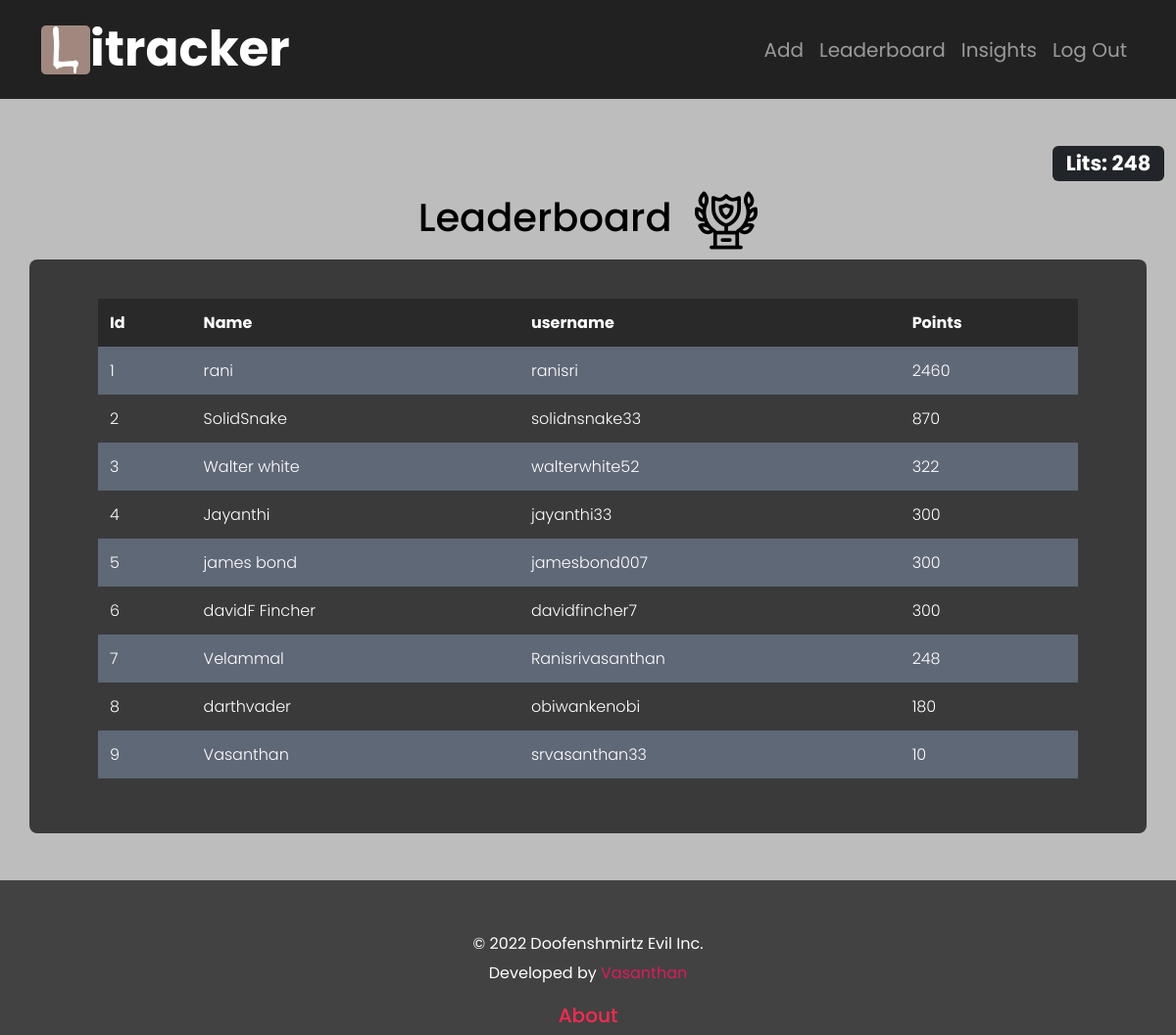
/leaderboard (signed in), run on the app's committed database.
### tables this page shows
CREATE TABLE registrants (id INTEGER PRIMARY KEY AUTOINCREMENT NOT NULL, name TEXT NOT NULL, username TEXT NOT NULL, pass_hash TEXT NOT NULL, points INTEGER NOT NULL DEFAULT 50);

### app.py (the view)
@app.route("/leaderboard", methods=["GET", "POST"])
@login_required
def leaderboard():
    if request.method == 'GET':
        u_id = session["user_id"]
        rows = db.execute("SELECT * from registrants where id = ?",u_id)
        name = rows[0]["name"]
        username = rows[0]["username"]
        points = rows[0]["points"]
        ROWS = db.execute("SELECT name, username, points FROM  registrants ORDER BY points desc")
        LOGS = []
        for i in range(len(ROWS)):
            D = {}
            D["id"] = i + 1
            D["name"] = ROWS[i]["name"]
            D["username"] = ROWS[i]["username"]
            D["points"] = ROWS[i]["points"]
            LOGS.append(D)
        return render_template("leaderboard.html",LOGS = LOGS,points = points)
    return apology("leaderboard")

### app.py (called while the page is built)
@app.after_request
def after_request(response):
    response.headers["Cache-Control"] = "no-cache, no-store, must-revalidate"
    response.headers["Expires"] = 0
    response.headers["Pragma"] = "no-cache"
    return response

### helpers.py (called while the page is built)
def login_required(f):
    @wraps(f)
    def decorated_function(*args, **kwargs):
        if session.get("user_id") is None:
            return redirect("/login")
        return f(*args, **kwargs)
    return decorated_function

### templates/leaderboard.html (shortened to what this page needs)
{% extends "layout.html" %}
{% block main %}
    <div class="container">
        <h1>Leaderboard &emsp13;<img src="static/trophy.png"></h1>
            <div class="row" id ="leaders">
            <table>
                <thead>
                    <tr>
                        <th>Id</th>
                        <th>Name</th>
                        <th>username</th>
                        <th>Points</th>
                    </tr>
                </thead>
                <tbody>
                    {% for ROW in LOGS %}
                    <tr>
                        <td>{{ROW["id"]}}</td>
                        <td>{{ROW["name"]}}</td>
                        <td>{{ROW["username"]}}</td>
                        <td>{{ROW["points"]}}</td>
                        </tr>
                    {% endfor %}
                </tbody>
        </table>
        </div>
    </div>
{% endblock %}

### static/styles.css (style rules this page uses)
body { color:rgb(0, 0, 0); font-family: 'Poppins', sans-serif; background-color: #424242; font-size: 22px; }
table { background-color: transparent; margin-bottom: 1rem; width: 100%; font-weight: 300; color: #ffffff; }
table th { background-color:rgba(0, 0, 0, 0.3) ; }
table th, table td { padding: 0.75rem; vertical-align: middle; }
tbody tr:nth-of-type(odd) { background-color: rgb(179, 208, 255, 0.3); border-radius:6px; }
#leaders { padding: 40px 70px; background-color: #3a3a3a; border-radius: 8px; }

### data on the page
registrants: id "1", name "rani", username "ranisri", points "2460"
registrants: id "2", name "SolidSnake", username "solidnsnake33", points "870"
registrants: id "3", name "Walter white", username "walterwhite52", points "322"
registrants: id "4", name "Jayanthi", username "jayanthi33", points "300"
registrants: id "5", name "james bond", username "jamesbond007", points "300"
registrants: id "6", name "davidF Fincher", username "davidfincher7", points "300"
registrants: id "7", name "Velammal", username "Ranisrivasanthan", points "248"
registrants: id "8", name "darthvader", username "obiwankenobi", points "180"
registrants: id "9", name "Vasanthan", username "srvasanthan33", points "10"

### other printed values
{{ points }} "248"
